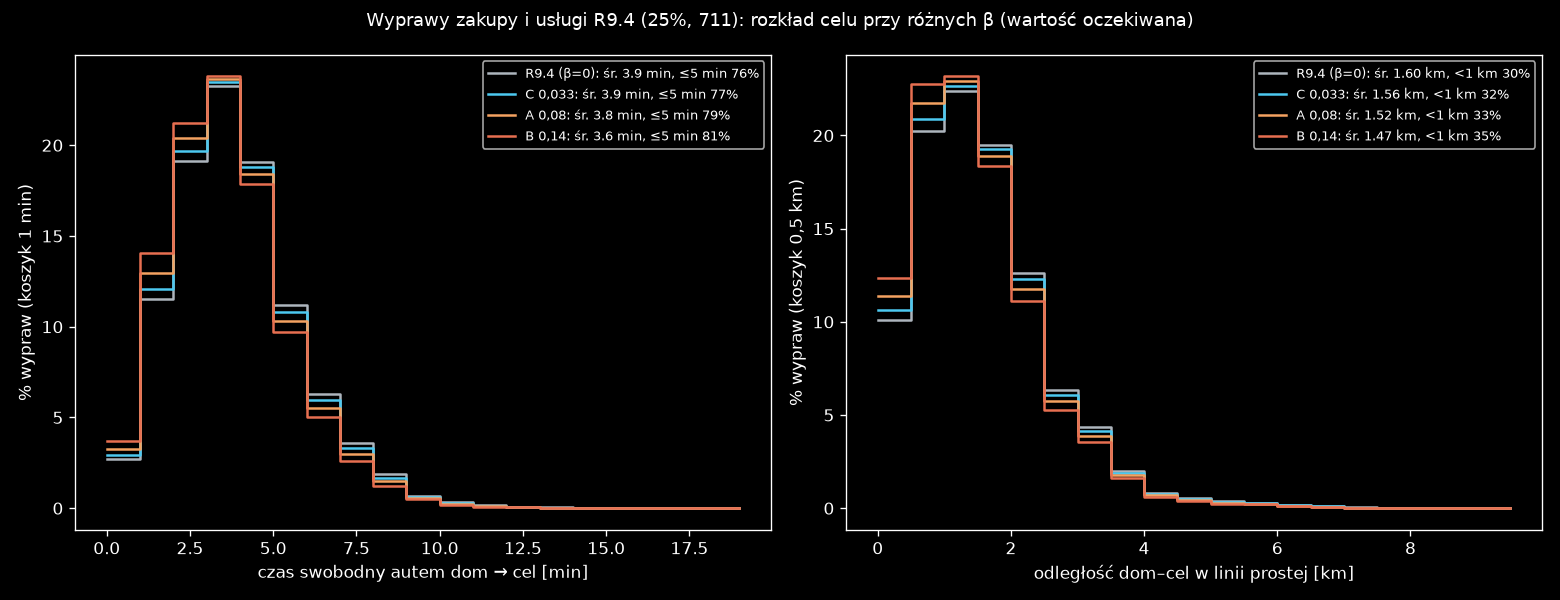

Here is the Python script that generated this plot:
"""Pomiar wariantów odległości celu wypraw (A/B/C z docs/research/G_odleglosc_celu.md) na planach R9.4, bez generowania nowych planów.

Użycie: uv run python -W ignore reports/etap3/g_zakupy/odleglosc/pomiar_beta.py
Dla każdej wyprawy z plans_g3r94_25pct_errands.csv (dom, typ c/s/u) liczy czas swobodny autem dom → każdy cel z puli typu
(sieć scenarios/kutno/network.xml.gz, length/freespeed, jak plans.py snap_mode=route) i rozkład celu p_j ∝ W_j · exp(−β · t_ij).
Wynik to wartości oczekiwane rozkładu (nie jedno losowanie): udział t ≤ 5 / ≤ 15 min, średni t, odległość dom–cel w linii prostej,
udział < 1 km. β = 0 to obecny generator (R9.4); kontrola: wartość oczekiwana vs faktyczne losowanie w planach.
Wyjście: pomiar_beta.json, pomiar_beta.png obok skryptu.
"""
import gzip
import json
import sys
import tomllib
from pathlib import Path

import geopandas as gpd
import matplotlib
import numpy as np
import pandas as pd
import pyogrio
from lxml import etree
from scipy.sparse import csr_matrix
from scipy.sparse.csgraph import dijkstra
from shapely import STRtree
from shapely.geometry import LineString, Point

sys.path.insert(0, "pipeline")
import errands  # noqa: E402

matplotlib.use("Agg")
import matplotlib.pyplot as plt  # noqa: E402
plt.style.use("dark_background")

HERE = Path(__file__).parent
BETAS = {"R9.4 (β=0)": 0.0, "C 0,033": 0.033, "A 0,08": 0.08, "B 0,14": 0.14}
cfg = tomllib.loads(Path("config/kutno.toml").read_text(encoding="utf-8"))
P = cfg["plans"]
er = pd.read_csv("scenarios/kutno/plans_g3r94_25pct_errands.csv")
er["code"] = er.person.str[1]

# sieć: graf czasu swobodnego i pula linków przypięcia (bez autostrad, ekspresówek, łącznic)
nodes, lk, snap = {}, {}, []
for _, el in etree.iterparse(gzip.open("scenarios/kutno/network.xml.gz"), tag=("node", "link")):
    if el.tag == "node":
        nodes[el.get("id")] = (float(el.get("x")), float(el.get("y")))
    elif "car" in el.get("modes"):
        lk[el.get("id")] = (el.get("from"), el.get("to"), float(el.get("length")), float(el.get("freespeed")))
        t = el.find("attributes/attribute[@name='type']")
        if (t.text if t is not None else "") not in P["snap_exclude_types"]:
            snap.append(el.get("id"))
    el.clear()
nid = {n: i for i, n in enumerate(nodes)}
best = {}
for a, b, ln, fs in lk.values():
    best[(nid[a], nid[b])] = min(best.get((nid[a], nid[b]), 1e18), ln / fs)
gr = csr_matrix((list(best.values()), ([k[0] for k in best], [k[1] for k in best])), shape=(len(nid), len(nid)))
tree = STRtree([LineString([nodes[lk[l][0]], nodes[lk[l][1]]]) for l in snap])
nearest = lambda xs, ys: [snap[i] for i in tree.query_nearest([Point(x, y) for x, y in zip(xs, ys)], all_matches=False)[1]]

# pule celów jak errands.draw (ten sam kod puli OSM)
gm = gpd.read_file("scenarios/kutno/area/gmina.geojson").geometry.iloc[0]
bd = pyogrio.read_dataframe(P["home_bdot"], encoding="utf-8", columns=["KATEGORIAISTNIENIA", "PRZEWAZAJACAFUNKCJABUDYNKU"])
bd = bd[bd.KATEGORIAISTNIENIA == "eksploatowany"].copy()
bd["pt"] = bd.geometry.representative_point()
bd = bd[bd.pt.within(gm)].copy()
bd["area_m2"] = bd.geometry.area
pools = {}
for code, (_, _, funcs) in errands.TYPES.items():
    pool = errands.osm_pool(code, bd, P) if code in "cs" else bd[bd.PRZEWAZAJACAFUNKCJABUDYNKU.isin(funcs)].reset_index(drop=True)
    pool = pool.assign(x=[p.x for p in pool.pt], y=[p.y for p in pool.pt], w=pool.area_m2 / pool.area_m2.sum())
    pool["link"] = nearest(pool.x, pool.y)
    pools[code] = pool

# czas swobodny [min]: od końca linku domu do początku linku celu + przejazd linku celu (jak plans.cost)
src = sorted({nid[lk[l][1]] for l in er.home_link})
D = dijkstra(gr, directed=True, indices=src)
row = {s: i for i, s in enumerate(src)}

res = {name: [] for name in BETAS}
TB, KB = np.arange(0, 21), np.arange(0, 10.5, 0.5)
H = {name: np.zeros(len(TB) - 1) for name in BETAS}
HK = {name: np.zeros(len(KB) - 1) for name in BETAS}
for r in er.itertuples():
    pool = pools[r.code]
    d = D[row[nid[lk[r.home_link][1]]]]
    t = (d[[nid[lk[l][0]] for l in pool.link]] + np.array([lk[l][2] / lk[l][3] for l in pool.link])) / 60
    km = np.hypot(pool.x - r.home_x, pool.y - r.home_y).to_numpy() / 1000
    ok = np.isfinite(t)
    for name, b in BETAS.items():
        p = np.where(ok, pool.w.to_numpy() * np.exp(-b * np.where(ok, t, 0)), 0)
        p /= p.sum()
        H[name] += np.histogram(np.where(ok, t, 99), bins=TB, weights=p)[0]
        HK[name] += np.histogram(km, bins=KB, weights=p)[0]
        res[name].append([p @ np.where(ok, t, 0), p[t <= 5].sum(), p[t <= 15].sum(), p @ km, p[km < 1].sum(), p[km > 3].sum()])
cols = ["t_min", "t_le5", "t_le15", "km", "km_lt1", "km_gt3"]
summary = {name: dict(zip(cols, np.mean(v, axis=0).round(4).tolist())) for name, v in res.items()}
# kontrola β=0: faktyczne losowanie w planach (linia prosta dom–cel)
km_plan = np.hypot(er.dst_x - er.home_x, er.dst_y - er.home_y) / 1000
summary["plany R9.4 (losowanie)"] = {"km": round(float(km_plan.mean()), 4), "km_lt1": round(float((km_plan < 1).mean()), 4),
                                     "km_gt3": round(float((km_plan > 3).mean()), 4)}
ref = {"GBR 2022 dom–inne (wszystkie tryby, Gdańsk)": {"t_le5": 0.109, "t_le15": 0.625, "t_min": 18}}
json.dump({"wypraw": len(er), "pule": {k: len(v) for k, v in pools.items()}, "warianty": summary, "kontrola": ref},
          open(HERE / "pomiar_beta.json", "w", encoding="utf-8", newline="\n"), indent=1, ensure_ascii=False)
print(pd.DataFrame(summary).T.to_string())

# wykres: rozkład czasu (wartość oczekiwana, koszyki 1 min) dla wariantów
fig, ax = plt.subplots(1, 2, figsize=(13, 5))
for (name, b), col in zip(BETAS.items(), ["#adb5bd", "#4cc9f0", "#f4a261", "#e76f51"]):
    h, hk = H[name], HK[name]
    s = summary[name]
    ax[0].step(TB[:-1], 100 * h / len(er), where="post", color=col, label=f"{name}: śr. {s['t_min']:.1f} min, ≤5 min {100*s['t_le5']:.0f}%")
    ax[1].step(KB[:-1], 100 * hk / len(er), where="post", color=col, label=f"{name}: śr. {s['km']:.2f} km, <1 km {100*s['km_lt1']:.0f}%")
ax[0].set_xlabel("czas swobodny autem dom → cel [min]"); ax[0].set_ylabel("% wypraw (koszyk 1 min)")
ax[1].set_xlabel("odległość dom–cel w linii prostej [km]"); ax[1].set_ylabel("% wypraw (koszyk 0,5 km)")
for a in ax:
    a.legend(fontsize=8)
fig.suptitle("Wyprawy zakupy i usługi R9.4 (25%, 711): rozkład celu przy różnych β (wartość oczekiwana)", fontsize=11)
fig.tight_layout(); fig.savefig(HERE / "pomiar_beta.png", dpi=120)
